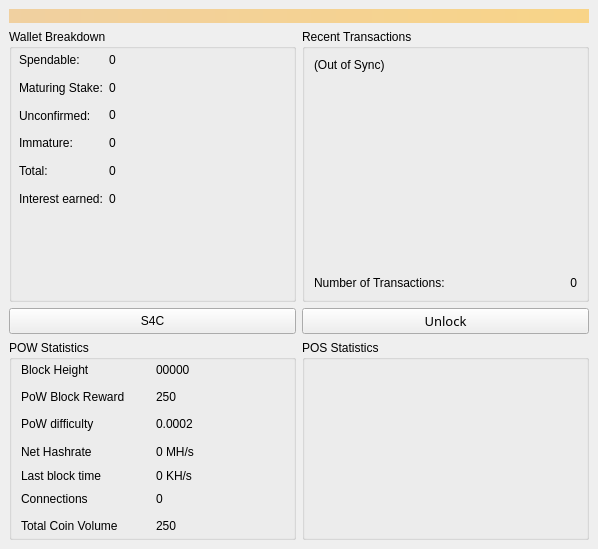
<?xml version="1.0" encoding="UTF-8"?>
<ui version="4.0">
 <class>OverviewPage</class>
 <widget class="QWidget" name="OverviewPage">
  <property name="geometry">
   <rect>
    <x>0</x>
    <y>0</y>
    <width>598</width>
    <height>549</height>
   </rect>
  </property>
  <property name="sizePolicy">
   <sizepolicy hsizetype="Expanding" vsizetype="Expanding">
    <horstretch>0</horstretch>
    <verstretch>0</verstretch>
   </sizepolicy>
  </property>
  <property name="minimumSize">
   <size>
    <width>0</width>
    <height>0</height>
   </size>
  </property>
  <property name="windowTitle">
   <string>Form</string>
  </property>
  <property name="styleSheet">
   <string notr="true"/>
  </property>
  <layout class="QGridLayout" name="gridLayout_5">
   <property name="leftMargin">
    <number>0</number>
   </property>
   <property name="topMargin">
    <number>0</number>
   </property>
   <property name="rightMargin">
    <number>0</number>
   </property>
   <property name="bottomMargin">
    <number>0</number>
   </property>
   <item row="0" column="0">
    <widget class="QFrame" name="Overviewpage">
     <property name="sizePolicy">
      <sizepolicy hsizetype="Expanding" vsizetype="Expanding">
       <horstretch>0</horstretch>
       <verstretch>0</verstretch>
      </sizepolicy>
     </property>
     <property name="minimumSize">
      <size>
       <width>0</width>
       <height>0</height>
      </size>
     </property>
     <property name="autoFillBackground">
      <bool>false</bool>
     </property>
     <property name="styleSheet">
      <string notr="true"/>
     </property>
     <property name="frameShape">
      <enum>QFrame::NoFrame</enum>
     </property>
     <property name="frameShadow">
      <enum>QFrame::Plain</enum>
     </property>
     <property name="lineWidth">
      <number>0</number>
     </property>
     <layout class="QGridLayout" name="gridLayout">
      <item row="2" column="1">
       <widget class="QGroupBox" name="groupBox">
        <property name="sizePolicy">
         <sizepolicy hsizetype="Expanding" vsizetype="Expanding">
          <horstretch>0</horstretch>
          <verstretch>0</verstretch>
         </sizepolicy>
        </property>
        <property name="minimumSize">
         <size>
          <width>0</width>
          <height>0</height>
         </size>
        </property>
        <property name="maximumSize">
         <size>
          <width>16777215</width>
          <height>16777215</height>
         </size>
        </property>
        <property name="autoFillBackground">
         <bool>false</bool>
        </property>
        <property name="styleSheet">
         <string notr="true"/>
        </property>
        <property name="title">
         <string>Recent Transactions</string>
        </property>
        <property name="checkable">
         <bool>false</bool>
        </property>
        <layout class="QGridLayout" name="gridLayout_9">
         <item row="1" column="0">
          <layout class="QGridLayout" name="gridLayout_4">
           <item row="1" column="1">
            <widget class="QLabel" name="labelNumTransactions">
             <property name="text">
              <string>0</string>
             </property>
             <property name="alignment">
              <set>Qt::AlignRight|Qt::AlignTrailing|Qt::AlignVCenter</set>
             </property>
            </widget>
           </item>
           <item row="1" column="0">
            <widget class="QLabel" name="label_8">
             <property name="sizePolicy">
              <sizepolicy hsizetype="Preferred" vsizetype="Preferred">
               <horstretch>0</horstretch>
               <verstretch>0</verstretch>
              </sizepolicy>
             </property>
             <property name="minimumSize">
              <size>
               <width>0</width>
               <height>0</height>
              </size>
             </property>
             <property name="maximumSize">
              <size>
               <width>258</width>
               <height>18</height>
              </size>
             </property>
             <property name="styleSheet">
              <string notr="true"/>
             </property>
             <property name="text">
              <string>Number of Transactions:</string>
             </property>
            </widget>
           </item>
           <item row="0" column="0" colspan="2">
            <widget class="QListView" name="listTransactions">
             <property name="minimumSize">
              <size>
               <width>0</width>
               <height>0</height>
              </size>
             </property>
             <property name="styleSheet">
              <string notr="true">background:transparent;</string>
             </property>
             <property name="frameShape">
              <enum>QFrame::NoFrame</enum>
             </property>
             <property name="frameShadow">
              <enum>QFrame::Plain</enum>
             </property>
            </widget>
           </item>
          </layout>
         </item>
         <item row="0" column="0">
          <widget class="QLabel" name="labelTransactionsStatus">
           <property name="text">
            <string>(Out of Sync)</string>
           </property>
          </widget>
         </item>
        </layout>
       </widget>
      </item>
      <item row="5" column="0">
       <widget class="QGroupBox" name="groupBox_3">
        <property name="sizePolicy">
         <sizepolicy hsizetype="Expanding" vsizetype="Expanding">
          <horstretch>0</horstretch>
          <verstretch>0</verstretch>
         </sizepolicy>
        </property>
        <property name="minimumSize">
         <size>
          <width>0</width>
          <height>0</height>
         </size>
        </property>
        <property name="title">
         <string>POW Statistics</string>
        </property>
        <property name="checkable">
         <bool>false</bool>
        </property>
        <layout class="QGridLayout" name="gridLayout_8">
         <property name="topMargin">
          <number>0</number>
         </property>
         <property name="bottomMargin">
          <number>0</number>
         </property>
         <item row="0" column="0">
          <layout class="QGridLayout" name="gridLayout_7">
           <item row="0" column="0">
            <layout class="QGridLayout" name="gridLayout_6">
             <item row="0" column="0">
              <widget class="QLabel" name="label_14">
               <property name="text">
                <string>&lt;html&gt;&lt;head/&gt;&lt;body&gt;&lt;p&gt;&lt;span&gt;Block Height&lt;/span&gt;&lt;/p&gt;&lt;/body&gt;&lt;/html&gt;</string>
               </property>
              </widget>
             </item>
             <item row="0" column="1">
              <widget class="QLabel" name="heightBox">
               <property name="cursor">
                <cursorShape>IBeamCursor</cursorShape>
               </property>
               <property name="text">
                <string>&lt;html&gt;&lt;head/&gt;&lt;body&gt;&lt;p&gt;&lt;span&gt;00000&lt;/span&gt;&lt;/p&gt;&lt;/body&gt;&lt;/html&gt;</string>
               </property>
               <property name="textInteractionFlags">
                <set>Qt::TextSelectableByKeyboard|Qt::TextSelectableByMouse</set>
               </property>
              </widget>
             </item>
             <item row="1" column="1">
              <widget class="QLabel" name="rewardBox">
               <property name="cursor">
                <cursorShape>IBeamCursor</cursorShape>
               </property>
               <property name="text">
                <string>&lt;html&gt;&lt;head/&gt;&lt;body&gt;&lt;p&gt;&lt;span&gt;250&lt;/span&gt;&lt;/p&gt;&lt;/body&gt;&lt;/html&gt;</string>
               </property>
               <property name="textInteractionFlags">
                <set>Qt::TextSelectableByKeyboard|Qt::TextSelectableByMouse</set>
               </property>
              </widget>
             </item>
             <item row="2" column="0">
              <widget class="QLabel" name="label_13">
               <property name="text">
                <string>&lt;html&gt;&lt;head/&gt;&lt;body&gt;&lt;p&gt;&lt;span&gt;PoW difficulty&lt;/span&gt;&lt;/p&gt;&lt;/body&gt;&lt;/html&gt;</string>
               </property>
              </widget>
             </item>
             <item row="2" column="1">
              <widget class="QLabel" name="diffBox">
               <property name="cursor">
                <cursorShape>IBeamCursor</cursorShape>
               </property>
               <property name="text">
                <string>&lt;html&gt;&lt;head/&gt;&lt;body&gt;&lt;p&gt;&lt;span&gt;0.0002&lt;/span&gt;&lt;/p&gt;&lt;/body&gt;&lt;/html&gt;</string>
               </property>
               <property name="textInteractionFlags">
                <set>Qt::TextSelectableByKeyboard|Qt::TextSelectableByMouse</set>
               </property>
              </widget>
             </item>
             <item row="3" column="0">
              <widget class="QLabel" name="label_16">
               <property name="text">
                <string>&lt;html&gt;&lt;head/&gt;&lt;body&gt;&lt;p&gt;&lt;span&gt;Net Hashrate&lt;/span&gt;&lt;/p&gt;&lt;/body&gt;&lt;/html&gt;</string>
               </property>
              </widget>
             </item>
             <item row="3" column="1">
              <widget class="QLabel" name="pawrateBox">
               <property name="cursor">
                <cursorShape>IBeamCursor</cursorShape>
               </property>
               <property name="text">
                <string>&lt;html&gt;&lt;head/&gt;&lt;body&gt;&lt;p&gt;&lt;span&gt;0 MH/s&lt;/span&gt;&lt;/p&gt;&lt;/body&gt;&lt;/html&gt;</string>
               </property>
               <property name="textInteractionFlags">
                <set>Qt::TextSelectableByKeyboard|Qt::TextSelectableByMouse</set>
               </property>
              </widget>
             </item>
             <item row="4" column="0">
              <widget class="QLabel" name="label3_2">
               <property name="sizePolicy">
                <sizepolicy hsizetype="Preferred" vsizetype="Maximum">
                 <horstretch>0</horstretch>
                 <verstretch>0</verstretch>
                </sizepolicy>
               </property>
               <property name="text">
                <string>&lt;html&gt;&lt;head/&gt;&lt;body&gt;&lt;p&gt;&lt;span&gt;Last block time&lt;/span&gt;&lt;/p&gt;&lt;/body&gt;&lt;/html&gt;</string>
               </property>
              </widget>
             </item>
             <item row="4" column="1">
              <widget class="QLabel" name="localBox">
               <property name="cursor">
                <cursorShape>IBeamCursor</cursorShape>
               </property>
               <property name="text">
                <string>&lt;html&gt;&lt;head/&gt;&lt;body&gt;&lt;p&gt;&lt;span&gt;0 KH/s&lt;/span&gt;&lt;/p&gt;&lt;/body&gt;&lt;/html&gt;</string>
               </property>
               <property name="textInteractionFlags">
                <set>Qt::TextSelectableByKeyboard|Qt::TextSelectableByMouse</set>
               </property>
              </widget>
             </item>
             <item row="5" column="0">
              <widget class="QLabel" name="label1_2">
               <property name="text">
                <string>&lt;html&gt;&lt;head/&gt;&lt;body&gt;&lt;p&gt;&lt;span&gt;Connections&lt;/span&gt;&lt;/p&gt;&lt;/body&gt;&lt;/html&gt;</string>
               </property>
              </widget>
             </item>
             <item row="5" column="1">
              <widget class="QLabel" name="connectionBox">
               <property name="cursor">
                <cursorShape>IBeamCursor</cursorShape>
               </property>
               <property name="text">
                <string>&lt;html&gt;&lt;head/&gt;&lt;body&gt;&lt;p&gt;&lt;span&gt;0&lt;/span&gt;&lt;/p&gt;&lt;/body&gt;&lt;/html&gt;</string>
               </property>
               <property name="textInteractionFlags">
                <set>Qt::TextSelectableByKeyboard|Qt::TextSelectableByMouse</set>
               </property>
              </widget>
             </item>
             <item row="6" column="0">
              <widget class="QLabel" name="label_9">
               <property name="text">
                <string>&lt;html&gt;&lt;head/&gt;&lt;body&gt;&lt;p&gt;&lt;span&gt;Total Coin Volume&lt;/span&gt;&lt;/p&gt;&lt;/body&gt;&lt;/html&gt;</string>
               </property>
              </widget>
             </item>
             <item row="6" column="1">
              <widget class="QLabel" name="volumeBox">
               <property name="cursor">
                <cursorShape>IBeamCursor</cursorShape>
               </property>
               <property name="text">
                <string>&lt;html&gt;&lt;head/&gt;&lt;body&gt;&lt;p&gt;&lt;span&gt;250&lt;/span&gt;&lt;/p&gt;&lt;/body&gt;&lt;/html&gt;</string>
               </property>
               <property name="textInteractionFlags">
                <set>Qt::TextSelectableByKeyboard|Qt::TextSelectableByMouse</set>
               </property>
              </widget>
             </item>
             <item row="1" column="0">
              <widget class="QLabel" name="label_12">
               <property name="text">
                <string>&lt;html&gt;&lt;head/&gt;&lt;body&gt;&lt;p&gt;&lt;span&gt;PoW Block Reward&lt;/span&gt;&lt;/p&gt;&lt;/body&gt;&lt;/html&gt;</string>
               </property>
              </widget>
             </item>
            </layout>
           </item>
          </layout>
         </item>
        </layout>
       </widget>
      </item>
      <item row="5" column="1">
       <widget class="QGroupBox" name="groupBox_4">
        <property name="title">
         <string>POS Statistics</string>
        </property>
        <layout class="QGridLayout" name="gridLayout_10">
         <property name="topMargin">
          <number>0</number>
         </property>
         <property name="bottomMargin">
          <number>0</number>
         </property>
         <item row="0" column="0">
          <widget class="QLabel" name="labelMyWeight">
           <property name="toolTip">
            <string>&lt;html&gt;&lt;head/&gt;&lt;body&gt;&lt;p&gt;&lt;img src=&quot;:/toolTip/res/tooltips/stakingTooltip.png&quot;/&gt;&lt;/p&gt;&lt;/body&gt;&lt;/html&gt;</string>
           </property>
           <property name="styleSheet">
            <string notr="true"/>
           </property>
           <property name="text">
            <string/>
           </property>
          </widget>
         </item>
        </layout>
       </widget>
      </item>
      <item row="2" column="0">
       <widget class="QGroupBox" name="groupBox_2">
        <property name="sizePolicy">
         <sizepolicy hsizetype="Expanding" vsizetype="Expanding">
          <horstretch>0</horstretch>
          <verstretch>0</verstretch>
         </sizepolicy>
        </property>
        <property name="minimumSize">
         <size>
          <width>0</width>
          <height>0</height>
         </size>
        </property>
        <property name="autoFillBackground">
         <bool>false</bool>
        </property>
        <property name="title">
         <string>Wallet Breakdown</string>
        </property>
        <property name="flat">
         <bool>false</bool>
        </property>
        <property name="checkable">
         <bool>false</bool>
        </property>
        <widget class="QWidget" name="layoutWidget">
         <property name="geometry">
          <rect>
           <x>10</x>
           <y>20</y>
           <width>291</width>
           <height>161</height>
          </rect>
         </property>
         <layout class="QGridLayout" name="gridLayout_2">
          <item row="4" column="1">
           <widget class="QLabel" name="labelTotal">
            <property name="sizePolicy">
             <sizepolicy hsizetype="Expanding" vsizetype="Preferred">
              <horstretch>0</horstretch>
              <verstretch>0</verstretch>
             </sizepolicy>
            </property>
            <property name="cursor">
             <cursorShape>IBeamCursor</cursorShape>
            </property>
            <property name="mouseTracking">
             <bool>true</bool>
            </property>
            <property name="styleSheet">
             <string notr="true"/>
            </property>
            <property name="text">
             <string>0</string>
            </property>
            <property name="textInteractionFlags">
             <set>Qt::LinksAccessibleByMouse|Qt::TextSelectableByMouse</set>
            </property>
           </widget>
          </item>
          <item row="0" column="1">
           <widget class="QLabel" name="labelBalance">
            <property name="sizePolicy">
             <sizepolicy hsizetype="Expanding" vsizetype="Preferred">
              <horstretch>0</horstretch>
              <verstretch>0</verstretch>
             </sizepolicy>
            </property>
            <property name="cursor">
             <cursorShape>IBeamCursor</cursorShape>
            </property>
            <property name="mouseTracking">
             <bool>true</bool>
            </property>
            <property name="toolTip">
             <string>&lt;html&gt;&lt;head/&gt;&lt;body&gt;&lt;p&gt;&lt;img src=&quot;:/toolTip/res/tooltips/spendableTooltip.png&quot;/&gt;&lt;/p&gt;&lt;/body&gt;&lt;/html&gt;</string>
            </property>
            <property name="styleSheet">
             <string notr="true"/>
            </property>
            <property name="text">
             <string>0 </string>
            </property>
            <property name="textInteractionFlags">
             <set>Qt::LinksAccessibleByMouse|Qt::TextSelectableByMouse</set>
            </property>
           </widget>
          </item>
          <item row="2" column="0">
           <widget class="QLabel" name="label_3">
            <property name="styleSheet">
             <string notr="true"/>
            </property>
            <property name="text">
             <string>Unconfirmed:</string>
            </property>
           </widget>
          </item>
          <item row="3" column="0">
           <widget class="QLabel" name="labelImmatureText">
            <property name="styleSheet">
             <string notr="true"/>
            </property>
            <property name="text">
             <string>Immature:</string>
            </property>
           </widget>
          </item>
          <item row="1" column="1">
           <widget class="QLabel" name="labelStake">
            <property name="sizePolicy">
             <sizepolicy hsizetype="Expanding" vsizetype="Preferred">
              <horstretch>0</horstretch>
              <verstretch>0</verstretch>
             </sizepolicy>
            </property>
            <property name="cursor">
             <cursorShape>IBeamCursor</cursorShape>
            </property>
            <property name="mouseTracking">
             <bool>true</bool>
            </property>
            <property name="toolTip">
             <string>&lt;html&gt;&lt;head/&gt;&lt;body&gt;&lt;p&gt;&lt;img src=&quot;:/toolTip/res/tooltips/maturingTooltip.png&quot;/&gt;&lt;/p&gt;&lt;/body&gt;&lt;/html&gt;</string>
            </property>
            <property name="styleSheet">
             <string notr="true"/>
            </property>
            <property name="text">
             <string>0 </string>
            </property>
            <property name="textInteractionFlags">
             <set>Qt::LinksAccessibleByMouse|Qt::TextSelectableByMouse</set>
            </property>
           </widget>
          </item>
          <item row="4" column="0">
           <widget class="QLabel" name="label_6">
            <property name="autoFillBackground">
             <bool>false</bool>
            </property>
            <property name="styleSheet">
             <string notr="true"/>
            </property>
            <property name="text">
             <string>Total:</string>
            </property>
           </widget>
          </item>
          <item row="1" column="0">
           <widget class="QLabel" name="label_2">
            <property name="styleSheet">
             <string notr="true"/>
            </property>
            <property name="text">
             <string>Maturing Stake:</string>
            </property>
           </widget>
          </item>
          <item row="3" column="1">
           <widget class="QLabel" name="labelImmature">
            <property name="sizePolicy">
             <sizepolicy hsizetype="Expanding" vsizetype="Preferred">
              <horstretch>0</horstretch>
              <verstretch>0</verstretch>
             </sizepolicy>
            </property>
            <property name="cursor">
             <cursorShape>IBeamCursor</cursorShape>
            </property>
            <property name="mouseTracking">
             <bool>true</bool>
            </property>
            <property name="toolTip">
             <string>&lt;html&gt;&lt;head/&gt;&lt;body&gt;&lt;p&gt;&lt;img src=&quot;:/toolTip/res/tooltips/immatureTooltip.png&quot;/&gt;&lt;/p&gt;&lt;/body&gt;&lt;/html&gt;</string>
            </property>
            <property name="styleSheet">
             <string notr="true"/>
            </property>
            <property name="text">
             <string>0</string>
            </property>
            <property name="textInteractionFlags">
             <set>Qt::LinksAccessibleByMouse|Qt::TextSelectableByMouse</set>
            </property>
           </widget>
          </item>
          <item row="2" column="1">
           <widget class="QLabel" name="labelUnconfirmed">
            <property name="sizePolicy">
             <sizepolicy hsizetype="Expanding" vsizetype="Preferred">
              <horstretch>0</horstretch>
              <verstretch>0</verstretch>
             </sizepolicy>
            </property>
            <property name="cursor">
             <cursorShape>IBeamCursor</cursorShape>
            </property>
            <property name="mouseTracking">
             <bool>true</bool>
            </property>
            <property name="toolTip">
             <string>&lt;html&gt;&lt;head/&gt;&lt;body&gt;&lt;p&gt;&lt;img src=&quot;:/toolTip/res/tooltips/unconfirmedTooltip.png&quot;/&gt;&lt;/p&gt;&lt;/body&gt;&lt;/html&gt;</string>
            </property>
            <property name="styleSheet">
             <string notr="true"/>
            </property>
            <property name="text">
             <string>0</string>
            </property>
            <property name="textInteractionFlags">
             <set>Qt::LinksAccessibleByMouse|Qt::TextSelectableByMouse</set>
            </property>
           </widget>
          </item>
          <item row="0" column="0">
           <widget class="QLabel" name="label">
            <property name="styleSheet">
             <string notr="true"/>
            </property>
            <property name="text">
             <string>Spendable:</string>
            </property>
           </widget>
          </item>
          <item row="5" column="0">
           <widget class="QLabel" name="label_7">
            <property name="autoFillBackground">
             <bool>false</bool>
            </property>
            <property name="styleSheet">
             <string notr="true"/>
            </property>
            <property name="text">
             <string>Interest earned:</string>
            </property>
           </widget>
          </item>
          <item row="5" column="1">
           <widget class="QLabel" name="labelInterest">
            <property name="sizePolicy">
             <sizepolicy hsizetype="Expanding" vsizetype="Preferred">
              <horstretch>0</horstretch>
              <verstretch>0</verstretch>
             </sizepolicy>
            </property>
            <property name="cursor">
             <cursorShape>IBeamCursor</cursorShape>
            </property>
            <property name="mouseTracking">
             <bool>true</bool>
            </property>
            <property name="styleSheet">
             <string notr="true"/>
            </property>
            <property name="text">
             <string>0</string>
            </property>
            <property name="textInteractionFlags">
             <set>Qt::LinksAccessibleByMouse|Qt::TextSelectableByMouse</set>
            </property>
           </widget>
          </item>
         </layout>
        </widget>
       </widget>
      </item>
      <item row="0" column="0" colspan="2">
       <widget class="QLabel" name="labelAlerts">
        <property name="sizePolicy">
         <sizepolicy hsizetype="Preferred" vsizetype="Preferred">
          <horstretch>0</horstretch>
          <verstretch>0</verstretch>
         </sizepolicy>
        </property>
        <property name="visible">
         <bool>true</bool>
        </property>
        <property name="styleSheet">
         <string notr="true">background-color: qlineargradient(x1: 0, y1: 0, x2: 1, y2: 0, stop:0 #F0D0A0, stop:1 #F8D488);  color:#000000
</string>
        </property>
        <property name="wordWrap">
         <bool>true</bool>
        </property>
        <property name="margin">
         <number>3</number>
        </property>
       </widget>
      </item>
      <item row="4" column="1">
       <widget class="QPushButton" name="unlockWalletActionNew">
        <property name="sizePolicy">
         <sizepolicy hsizetype="Expanding" vsizetype="Fixed">
          <horstretch>0</horstretch>
          <verstretch>0</verstretch>
         </sizepolicy>
        </property>
        <property name="font">
         <font>
          <family>Plantagenet Cherokee</family>
          <pointsize>10</pointsize>
         </font>
        </property>
        <property name="text">
         <string>Unlock</string>
        </property>
       </widget>
      </item>
      <item row="4" column="0">
       <widget class="QPushButton" name="startButton">
        <property name="sizePolicy">
         <sizepolicy hsizetype="Expanding" vsizetype="Preferred">
          <horstretch>0</horstretch>
          <verstretch>0</verstretch>
         </sizepolicy>
        </property>
        <property name="text">
         <string>S4C</string>
        </property>
       </widget>
      </item>
     </layout>
    </widget>
   </item>
  </layout>
 </widget>
 <resources/>
 <connections/>
</ui>
